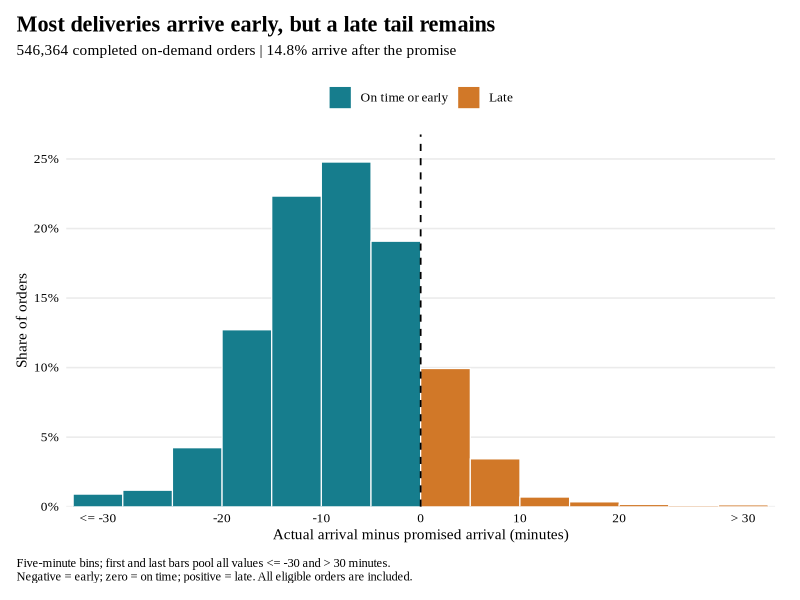
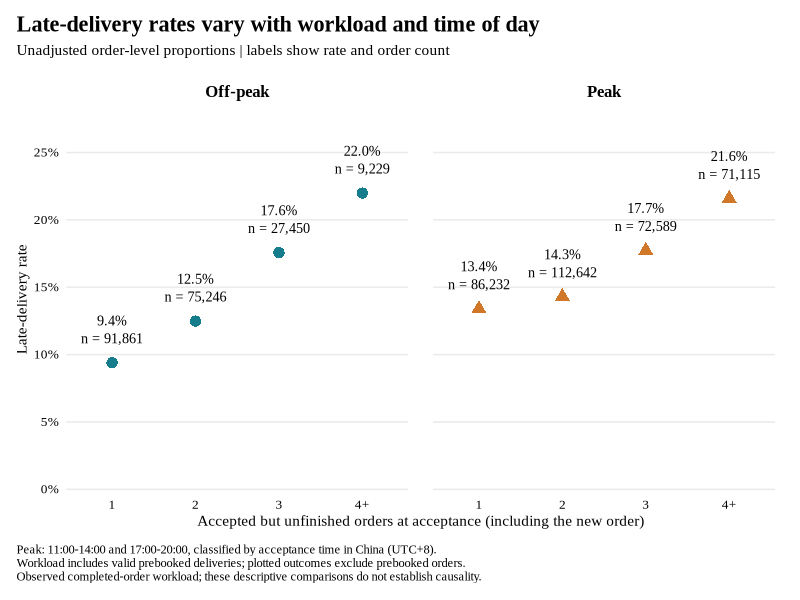

Write the R code that produced these figures, in order.
# Run from the Milestone 3 folder. Requires only the committed small summary tables.
suppressPackageStartupMessages({library(data.table); library(ggplot2)})
dir.create("output/figures", recursive = TRUE, showWarnings = FALSE)
teal <- "#167D8D"
orange <- "#D17828"
ink <- "#000000"
theme_set(theme_minimal(base_size = 12, base_family = "Times New Roman") + theme(
  text = element_text(color = ink),
  plot.title = element_text(face = "bold", color = ink, size = 16),
  plot.subtitle = element_text(color = ink, size = 11, margin = margin(b = 14)),
  plot.title.position = "plot", plot.caption.position = "plot",
  plot.caption = element_text(hjust = 0, size = 9, color = ink, margin = margin(t = 12)),
  panel.grid.minor = element_blank(), panel.grid.major.x = element_blank(),
  axis.title = element_text(size = 11), axis.text = element_text(color = ink),
  plot.margin = margin(12, 18, 12, 12), legend.position = "top",
  legend.title = element_blank()))
q <- fread("data/figure_data/sample_quality.csv")
metric <- function(name) q$value[q$metric == name]
bins <- fread("data/figure_data/delay_distribution.csv")
bins[, `:=`(xmin = pmax(-35, lower_min), xmax = pmin(35, upper_min),
  timing = fifelse(upper_min <= 0, "On time or early", "Late"))]
p1 <- ggplot(bins) + geom_rect(aes(xmin = xmin, xmax = xmax, ymin = 0, ymax = share,
  fill = timing), color = "white", linewidth = .4) +
  geom_vline(xintercept = 0, linewidth = .6, linetype = "dashed", color = ink) +
  scale_fill_manual(values = c("On time or early" = teal, "Late" = orange),
    breaks = c("On time or early", "Late")) +
  scale_x_continuous(breaks = c(-32.5, -20, -10, 0, 10, 20, 32.5),
    labels = c("<= -30", "-20", "-10", "0", "10", "20", "> 30"), expand = c(.01,0)) +
  scale_y_continuous(labels = scales::label_percent(accuracy = 1),
    expand = expansion(mult = c(0,.08))) +
  labs(title = "Most deliveries arrive early, but a late tail remains",
    subtitle = sprintf("%s completed on-demand orders | %.1f%% arrive after the promise",
      format(metric("analysis_orders"), big.mark = ",", scientific = FALSE), 100*metric("late_rate")),
    x = "Actual arrival minus promised arrival (minutes)", y = "Share of orders",
    caption = paste("Five-minute bins; first and last bars pool all values <= -30 and > 30 minutes.",
      "Negative = early; zero = on time; positive = late. All eligible orders are included.", sep = "\n"))
groups <- fread("data/figure_data/workload_period_summary.csv")
groups[, workload_group := factor(workload_group, levels = c("1", "2", "3", "4+"))]
groups[, period := factor(period, levels = c("Off-peak", "Peak"))]
groups[, label := sprintf("%.1f%%\nn = %s", 100*late_rate, format(n_orders, big.mark = ",", trim = TRUE))]
p2 <- ggplot(groups, aes(workload_group, late_rate, color = period, shape = period)) +
  geom_point(size = 3.5) +
  geom_text(aes(label = label), color = ink, family = "Times New Roman",
    vjust = -.7, lineheight = 1.05, size = 3.6, show.legend = FALSE) +
  facet_wrap(~period, nrow = 1) +
  scale_color_manual(values = c("Off-peak" = teal, "Peak" = orange)) +
  scale_shape_manual(values = c("Off-peak" = 16, "Peak" = 17)) +
  scale_y_continuous(labels = scales::label_percent(accuracy = 1),
    limits = c(0, max(groups$late_rate) + .065), breaks = scales::breaks_width(.05),
    expand = expansion(mult = c(.01,0))) +
  scale_x_discrete(expand = expansion(add = .55)) +
  labs(title = "Late-delivery rates vary with workload and time of day",
    subtitle = "Unadjusted order-level proportions | labels show rate and order count",
    x = "Accepted but unfinished orders at acceptance (including the new order)",
    y = "Late-delivery rate",
    caption = paste("Peak: 11:00-14:00 and 17:00-20:00, classified by acceptance time in China (UTC+8).",
      "Workload includes valid prebooked deliveries; plotted outcomes exclude prebooked orders.",
      "Observed completed-order workload; these descriptive comparisons do not establish causality.", sep = "\n")) +
  theme(legend.position = "none", strip.text = element_text(face = "bold", size = 12, color = ink),
    panel.spacing.x = grid::unit(18, "pt"))
ggsave("output/figures/figure1_delay_distribution.png", p1,
  width = 9, height = 4.7, dpi = 320, bg = "white")
ggsave("output/figures/figure2_workload_lateness.png", p2,
  width = 9, height = 5.1, dpi = 320, bg = "white")
writeLines(trimws(capture.output(sessionInfo()), which = "right"), "output/sessionInfo.txt")
cat("Saved both figures as PNG.\n")
